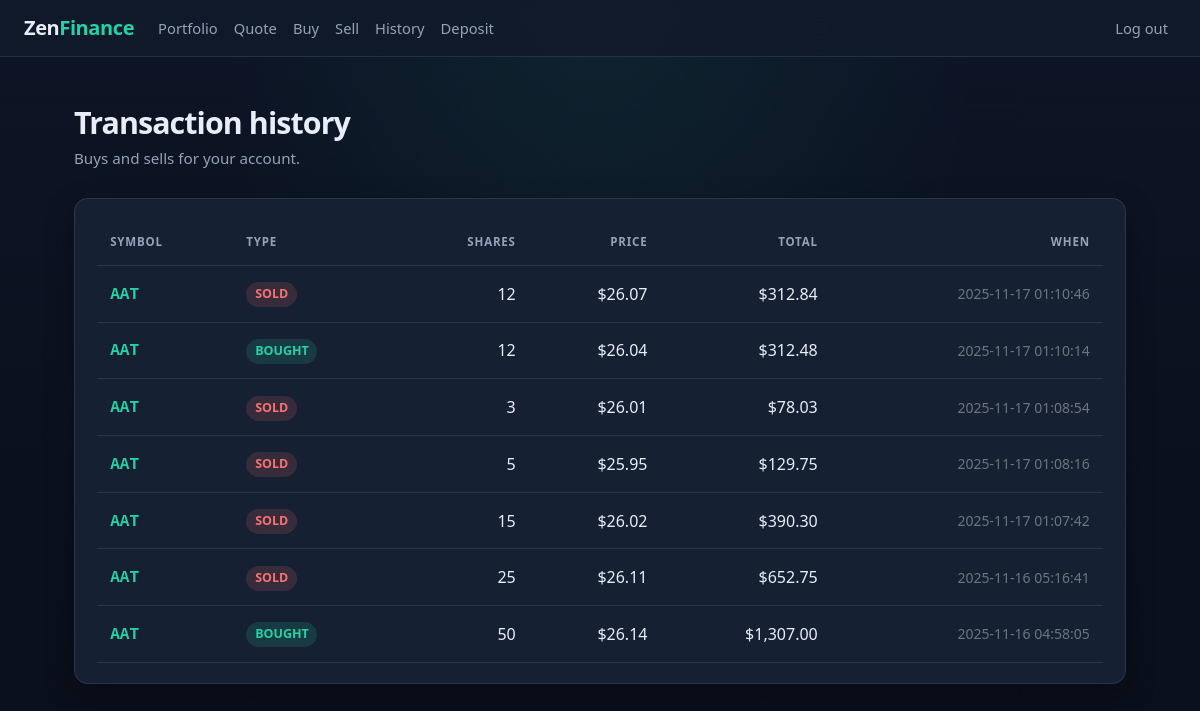
Screenshot of /history (signed in) with the database file from the repository.
### tables this page shows
CREATE TABLE "transactions" (
id INTEGER PRIMARY KEY AUTOINCREMENT NOT NULL,
user_id INTEGER NOT NULL,
symbol TEXT NOT NULL,
shares INTEGER NOT NULL,
price NUMERIC NOT NULL,
timestamp DATETIME DEFAULT CURRENT_TIMESTAMP, 'transaction_type'  TEXT NOT NULL  ,
FOREIGN KEY (user_id) REFERENCES users(id)
);

### app.py (the view)
@app.route("/history")
@login_required
def history():
    user_id = session["user_id"]
    transactions = db.execute(
        "SELECT * FROM transactions WHERE user_id = ? ORDER BY id DESC", user_id
    )
    return render_template("history.html", transactions=transactions)

### app.py (called while the page is built)
@app.after_request
def after_request(response):
    response.headers["Cache-Control"] = "no-cache, no-store, must-revalidate"
    response.headers["Expires"] = 0
    response.headers["Pragma"] = "no-cache"
    return response

### helpers.py (called while the page is built)
def login_required(f):
    @wraps(f)
    def decorated_function(*args, **kwargs):
        if session.get("user_id") is None:
            return redirect("/login")
        return f(*args, **kwargs)
    return decorated_function

def usd(value):
    try:
        return f"${float(value):,.2f}"
    except (TypeError, ValueError):
        return "$0.00"

### templates/history.html (shortened to what this page needs)
{% extends "layout.html" %}
{% block main %}
<h1 class="zf-page-title">Transaction history</h1>
<p class="zf-page-sub">Buys and sells for your account.</p>
<div class="zf-card">
    {% if transactions %}
        <div class="table-responsive">
            <table class="table zf-table table-hover align-middle">
                <thead>
                    <tr>
                        <th>Symbol</th>
                        <th>Type</th>
                        <th class="text-end">Shares</th>
                        <th class="text-end">Price</th>
                        <th class="text-end d-none d-md-table-cell">Total</th>
                        <th class="text-end">When</th>
                    </tr>
                </thead>
                <tbody>
                    {% for t in transactions %}
                        <tr>
                            <td><span class="zf-symbol">{{ t.symbol }}</span></td>
                            <td>
                                <span class="zf-pill {% if t.transaction_type == 'BOUGHT' %}zf-pill-pos{% else %}zf-pill-neg{% endif %}">
                                    {{ t.transaction_type }}
                                </span>
                            </td>
                            <td class="text-end">{{ t.shares }}</td>
                            <td class="text-end">{{ t.price | usd }}</td>
                            <td class="text-end d-none d-md-table-cell">{{ (t.shares * t.price) | usd }}</td>
                            <td class="text-end text-secondary small">{{ t.timestamp }}</td>
                        </tr>
                    {% endfor %}
                </tbody>
            </table>
        </div>
    {% else %}
        <div class="zf-empty mb-0">
            <p class="mb-0">No transactions yet.</p>
        </div>
    {% endif %}
</div>
{% endblock %}

### templates/layout.html (shortened to what this page needs)
<!DOCTYPE html>
<html lang="en">
<head>
    <link href="https://cdn.jsdelivr.net/npm/bootstrap@5.3.8/dist/css/bootstrap.min.css" rel="stylesheet">
    <link href="/static/styles.css" rel="stylesheet">
</head>
<body class="zf-body">
    <nav class="navbar navbar-expand-md zf-nav sticky-top">
        <div class="container-fluid px-3 px-md-4">
            <a class="navbar-brand" href="/">
                <span class="brand-zen">Zen</span><span class="brand-finance">Finance</span>
            </a>
            <div class="collapse navbar-collapse" id="navbar">
                {% if session["user_id"] %}
                    <ul class="navbar-nav me-auto mt-2 mt-md-0">
                        <li class="nav-item"><a class="nav-link" href="/">Portfolio</a></li>
                        <li class="nav-item"><a class="nav-link" href="/quote">Quote</a></li>
                        <li class="nav-item"><a class="nav-link" href="/buy">Buy</a></li>
                        <li class="nav-item"><a class="nav-link" href="/sell">Sell</a></li>
                        <li class="nav-item"><a class="nav-link" href="/history">History</a></li>
                        <li class="nav-item"><a class="nav-link" href="/deposit">Deposit</a></li>
                    </ul>
                    <ul class="navbar-nav ms-auto">
                        <li class="nav-item"><a class="nav-link" href="/logout">Log out</a></li>
                    </ul>
                {% else %}
                    <ul class="navbar-nav ms-auto mt-2 mt-md-0">
                        <li class="nav-item"><a class="nav-link" href="/register">Register</a></li>
                        <li class="nav-item"><a class="nav-link" href="/login">Log in</a></li>
                    </ul>
                {% endif %}
            </div>
        </div>
    </nav>
    <main class="container zf-main py-4 py-md-5 px-3 px-md-4">
        {% block main %}{% endblock %}
    </main>
</body>
</html>

### static/styles.css (style rules this page uses)
:root { --zf-bg: #0b1220; --zf-bg-elevated: #121a2b; --zf-surface: #162033; --zf-border: rgba(148, 163, 184, 0.16); --zf-text: #e8eef7; --zf-muted: #94a3b8; --zf-accent: #22d3a6; --zf-accent-dim: rgba(34, 211, 166, 0.14); --zf-danger: #f87171; --zf-danger-dim: rgba(248, 113, 113, 0.14); --zf-warning: #fbbf24; --zf-radius: 14px; --zf-shadow: 0 10px 30px rgba(0, 0, 0, 0.28); --zf-font: "Segoe UI", system-ui, -apple-system, sans-serif; --zf-mono: "Cascadia Mono", "Consolas", ui-monospace, monospace; }
html { color-scheme: dark; }
body.zf-body { margin: 0; min-height: 100vh; font-family: var(--zf-font); background: radial-gradient(ellipse at top, rgba(34, 211, 166, 0.08), transparent 45%), linear-gradient(180deg, #0d1526 0%, var(--zf-bg) 40%, #090f1a 100%); color: var(--zf-text); }
.zf-nav { background: rgba(18, 26, 43, 0.85) !important; backdrop-filter: blur(12px); border-bottom: 1px solid var(--zf-border) !important; }
.zf-nav .navbar-brand { font-weight: 700; letter-spacing: -0.02em; font-size: 1.25rem; }
.zf-nav .navbar-brand .brand-zen { color: var(--zf-text); }
.zf-nav .navbar-brand .brand-finance { color: var(--zf-accent); }
.zf-nav .nav-link { color: var(--zf-muted) !important; font-size: 0.92rem; font-weight: 500; }
.zf-main { max-width: 1100px; text-align: left; }
.zf-page-title { font-size: clamp(1.5rem, 3vw, 1.9rem); font-weight: 650; letter-spacing: -0.03em; margin: 0 0 0.35rem; }
.zf-page-sub { color: var(--zf-muted); margin: 0 0 1.75rem; font-size: 0.95rem; }
.zf-card { background: var(--zf-surface); border: 1px solid var(--zf-border); border-radius: var(--zf-radius); box-shadow: var(--zf-shadow); padding: 1.25rem 1.35rem; height: 100%; }
.zf-table { --bs-table-bg: transparent; --bs-table-color: var(--zf-text); --bs-table-border-color: var(--zf-border); --bs-table-striped-bg: rgba(255, 255, 255, 0.02); --bs-table-hover-bg: rgba(34, 211, 166, 0.06); margin: 0; font-variant-numeric: tabular-nums; }
.zf-table thead th { color: var(--zf-muted); font-size: 0.72rem; letter-spacing: 0.07em; text-transform: uppercase; font-weight: 600; border-bottom-width: 1px; }
.zf-table td, .zf-table th { vertical-align: middle; padding: 0.9rem 0.85rem; }
.zf-symbol { font-family: var(--zf-mono); font-weight: 600; color: var(--zf-accent); }
.zf-pill { display: inline-flex; align-items: center; gap: 0.25rem; border-radius: 999px; padding: 0.2rem 0.55rem; font-size: 0.78rem; font-weight: 600; }
.zf-pill-pos { background: var(--zf-accent-dim); color: var(--zf-accent); }
.zf-pill-neg { background: var(--zf-danger-dim); color: var(--zf-danger); }

### rows the page displays
transactions: symbol "AAT", transaction_type "SOLD", shares "12", price "$26.07", (t.shares*t.price)|usd "$312.84", timestamp "2025-11-17 01:10:46"
transactions: symbol "AAT", transaction_type "BOUGHT", shares "12", price "$26.04", (t.shares*t.price)|usd "$312.48", timestamp "2025-11-17 01:10:14"
transactions: symbol "AAT", transaction_type "SOLD", shares "3", price "$26.01", (t.shares*t.price)|usd "$78.03", timestamp "2025-11-17 01:08:54"
transactions: symbol "AAT", transaction_type "SOLD", shares "5", price "$25.95", (t.shares*t.price)|usd "$129.75", timestamp "2025-11-17 01:08:16"
transactions: symbol "AAT", transaction_type "SOLD", shares "15", price "$26.02", (t.shares*t.price)|usd "$390.30", timestamp "2025-11-17 01:07:42"
transactions: symbol "AAT", transaction_type "SOLD", shares "25", price "$26.11", (t.shares*t.price)|usd "$652.75", timestamp "2025-11-16 05:16:41"
transactions: symbol "AAT", transaction_type "BOUGHT", shares "50", price "$26.14", (t.shares*t.price)|usd "$1,307.00", timestamp "2025-11-16 04:58:05"
